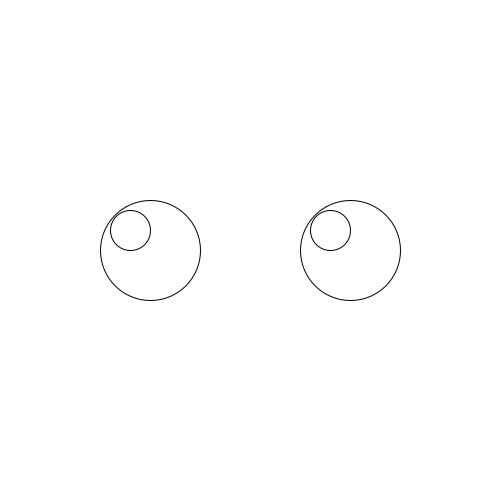
Frame 1 (no input)
Frame 60 (the mouse pressed at the canvas centre just before this capture): identical to frame 1, image omitted
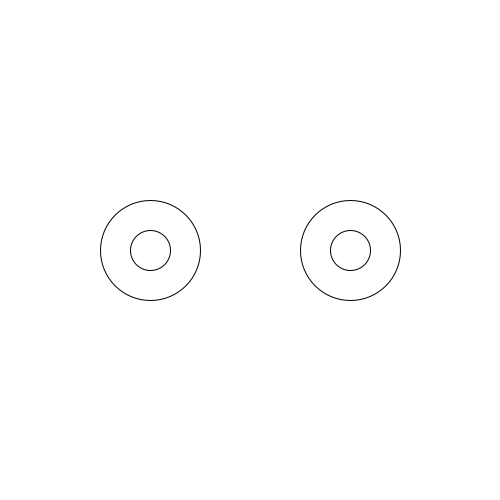
Frame 120 (the mouse held since frame 60 and released just before this capture)

The Processing sketch that drew these frames (run headless with seeded random() and noise(); from frame 60 on, the mouse is pressed at the canvas centre):

// Processing sketch: map
// ── map.pde
/*
  Juran Zhang 
  Oct 26 2016
  Use map() function to do eye tracking of mouse location
  */
  
void setup () {
  size(500, 500);
}

void draw () {
  background(255); 
  // left eye
  ellipse(150, 250, 100, 100);
  ellipse(150+map(mouseX, 0, width, -20, 20), 250+map(mouseY, 0, height, -20, 20), 40, 40);
  //right eye
  ellipse(350, 250, 100, 100);
  ellipse(350+map(mouseX, 0, width, -20, 20), 250+map(mouseY, 0, height, -20, 20), 40, 40);
}
